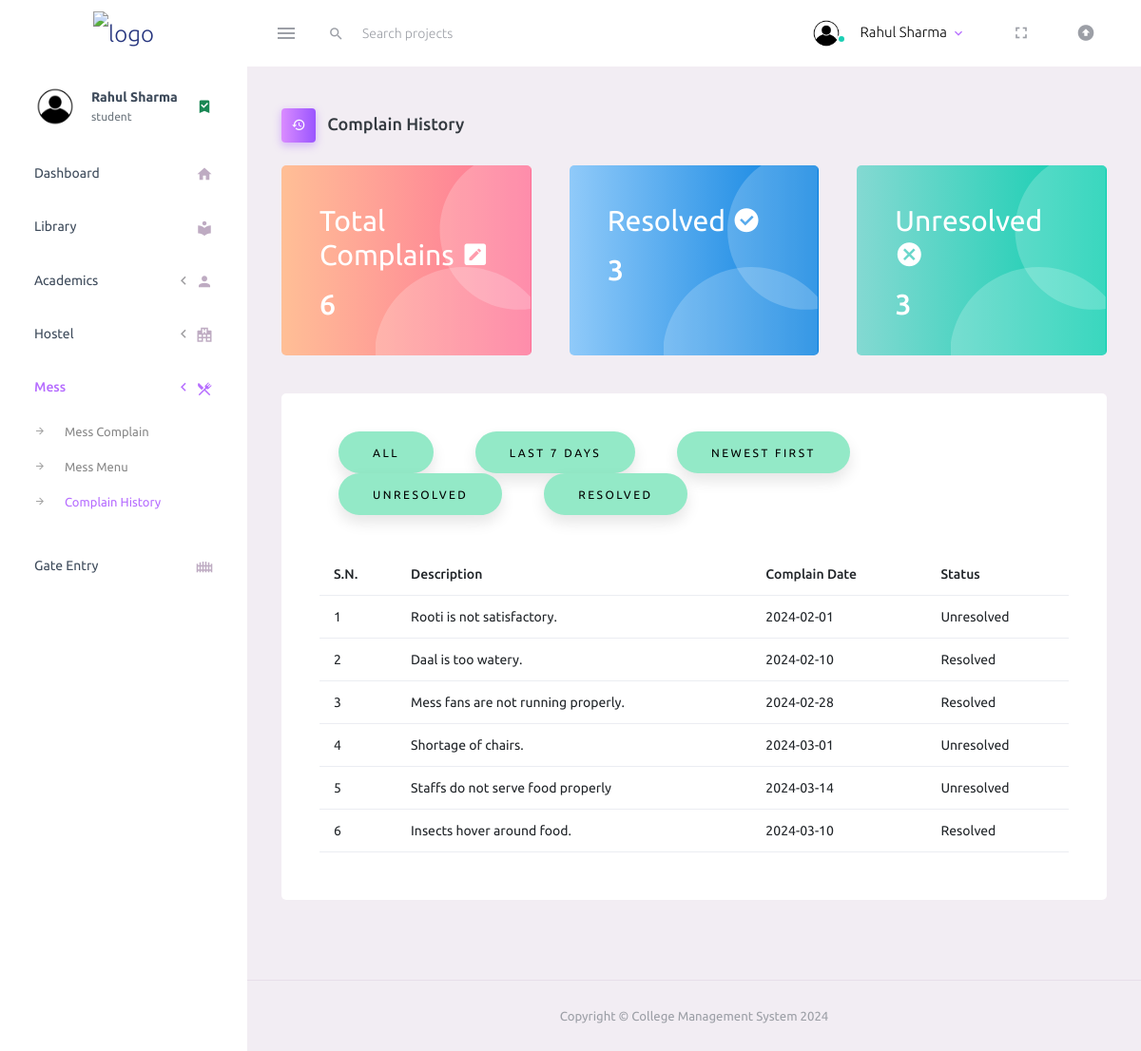
The page /dashboard/mess_complain_history.php (signed in) on the database its author committed.
### tables this page shows
create table MAKES_MESS(
	COMPLAIN_ID INT AUTO_INCREMENT PRIMARY KEY,
    DESCRIPTION varchar(100),
    ROLL_NO varchar(10),
    COMPLAIN_DATE date,
    STATUS varchar(20),
    foreign key(ROLL_NO) references STUDENT(ROLL_NO)
);

### dashboard/mess_complain_history.php (the view, shortened to what this page needs)
<?php
require_once "C:\\xampp\\htdocs\\CMS\\config.php";
$sql = "SELECT description, complain_date, status
      FROM makes_mess
      WHERE ROLL_NO = ?;";
$stmt = mysqli_prepare($conn, $sql);
mysqli_stmt_bind_param($stmt, "s", $param_id);
?>
<!DOCTYPE html>
<html lang="en">
<head>
  <link rel="stylesheet" href="http://localhost/Dashboard/assets/vendors/mdi/css/materialdesignicons.min.css">
  <link rel="stylesheet" href="http://localhost/Dashboard/assets/vendors/css/vendor.bundle.base.css">
  <link rel="stylesheet" href="http://localhost/Dashboard/assets/css/myStyle.css">
  <link rel="stylesheet" href="http://localhost/Dashboard/assets/css/style.css">
</head>
<body>
  <div class="container-scroller">
    <nav class="navbar default-layout-navbar col-lg-12 col-12 p-0 fixed-top d-flex flex-row">
      <div class="text-center navbar-brand-wrapper d-flex align-items-center justify-content-center">
        <a class="navbar-brand brand-logo" href="http://localhost/Dashboard/dashboard_student.php"><img src="images/cms.png" alt="logo" style="height: 50px; width:230px;"></a>
      </div>
      <div class="navbar-menu-wrapper d-flex align-items-stretch">
        <button class="navbar-toggler navbar-toggler align-self-center" type="button" data-toggle="minimize">
          <span class="mdi mdi-menu"></span>
        </button>
        <div class="search-field d-none d-md-block">
          <form class="d-flex align-items-center h-100" action="#">
            <div class="input-group">
              <div class="input-group-prepend bg-transparent">
                <i class="input-group-text border-0 mdi mdi-magnify"></i>
              </div>
              <input type="text" class="form-control bg-transparent border-0" placeholder="Search projects">
            </div>
          </form>
        </div>
        <ul class="navbar-nav navbar-nav-right">
          <li class="nav-item nav-profile dropdown">
            <a class="nav-link dropdown-toggle" id="profileDropdown" href="#" data-bs-toggle="dropdown" aria-expanded="false">
              <div class="nav-profile-img">
                <img src="assets/images/faces/account.png" alt="image">
                <span class="availability-status online"></span>
              </div>
              <div class="nav-profile-text">
                <p class="mb-1 text-black"><?php echo $_SESSION['name'] ?></p>
              </div>
            </a>
          </li>
          <li class="nav-item d-none d-lg-block full-screen-link">
            <a class="nav-link">
              <i class="mdi mdi-fullscreen" id="fullscreen-button"></i>
            </a>
          </li>
          <li class="nav-item d-none d-lg-block">
            <a class="nav-link" href="#">
              <i class="mdi mdi-arrow-up-bold-circle"></i>
            </a>
          </li>
        </ul>
      </div>
    </nav>
    <div class="container-fluid page-body-wrapper">
      <nav class="sidebar sidebar-offcanvas" id="sidebar">
        <ul class="nav">
          <li class="nav-item nav-profile">
            <a href="#" class="nav-link">
              <div class="nav-profile-image">
                <img src="assets/images/faces/account.png" alt="profile">
              </div>
              <div class="nav-profile-text d-flex flex-column">
                <span class="font-weight-bold mb-2"><?php echo $_SESSION['name'] ?></span>
                <span class="text-secondary text-small"><?php echo $_SESSION['user'] ?></span>
              </div>
              <i class="mdi mdi-bookmark-check text-success nav-profile-badge"></i>
            </a>
          </li>
          <li class="nav-item">
            <a class="nav-link" href="http://localhost/Dashboard/dashboard_student.php">
              <span class="menu-title">Dashboard</span>
              <i class="mdi mdi-home menu-icon"></i>
            </a>
          </li>
          <li class="nav-item">
            <a class="nav-link" href="http://localhost/Dashboard/library.php">
              <span class="menu-title">Library</span>
              <i class="mdi mdi-library menu-icon"></i>
            </a>
          </li>
          <li class="nav-item">
            <a class="nav-link" data-bs-toggle="collapse" href="#general-pages3" aria-expanded="false" aria-controls="general-pages3">
              <span class="menu-title">Academics</span>
              <i class="menu-arrow"></i>
              <i class="mdi mdi-account menu-icon"></i>
            </a>
          </li>
          <li class="nav-item">
            <a class="nav-link" data-bs-toggle="collapse" href="#general-pages1" aria-expanded="false" aria-controls="general-pages1">
              <span class="menu-title">Hostel</span>
              <i class="menu-arrow"></i>
              <i class="mdi mdi-hospital-building menu-icon"></i>
            </a>
          </li>
          <li class="nav-item">
            <a class="nav-link" data-bs-toggle="collapse" href="#general-pages2" aria-expanded="false" aria-controls="general-pages2">
              <span class="menu-title">Mess</span>
              <i class="menu-arrow"></i>
              <i class="mdi mdi-silverware-variant menu-icon"></i>
            </a>
            <div class="collapse" id="general-pages2">
              <ul class="nav flex-column sub-menu">
                <li class="nav-item"> <a class="nav-link" href="http://localhost/Dashboard/mess_complain.php"> Mess Complain </a></li>
                <li class="nav-item"> <a class="nav-link" href="http://localhost/Dashboard/mess_menu.php"> Mess Menu </a></li>
                <li class="nav-item"> <a class="nav-link" href="http://localhost/Dashboard/mess_complain_history.php"> Complain History </a></li>
              </ul>
            </div>
          </li>
          <li class="nav-item">
            <a class="nav-link" href="http://localhost/Dashboard/gate_entry.php">
              <span class="menu-title">Gate Entry</span>
              <i class="mdi mdi-gate menu-icon"></i>
            </a>
          </li>
        </ul>
      </nav>
      <div class="main-panel">
        <div class="content-wrapper">
          <div class="page-header">
            <h3 class="page-title">
              <span class="page-title-icon bg-gradient-primary text-white me-2">
                <i class="mdi mdi-history"></i>
              </span> Complain History
            </h3>
          </div>
          <?php
          if (mysqli_stmt_execute($stmt)) {
            $result = mysqli_stmt_get_result($stmt);
            $total_complains = 0;
            $total_resolved_complains = 0;
            $total_unresolved_complains = 0;
            if (mysqli_num_rows($result) > 0) {
              while ($row = mysqli_fetch_assoc($result)) {
                if ($row["status"] == "Resolved")
                  $total_resolved_complains = $total_resolved_complains + 1;
                if ($row["status"] == "Unresolved")
                  $total_unresolved_complains = $total_unresolved_complains + 1;
                $total_complains = $total_complains + 1;
              }
            }
          }
          ?>
          <div class="row">
            <div class="col-md-4 stretch-card grid-margin">
              <div class="card bg-gradient-danger card-img-holder text-white" style="height: 200px;">
                <div class="card-body">
                  <img src="assets/images/dashboard/circle.svg" class="card-img-absolute" alt="circle-image" />
                  <h2 class="font-weight-normal mb-3">Total Complains <i class="mdi mdi-pencil-box mdi-30px float-right"></i>
                  </h2>
                  <h2 class="mb-5"><?php echo $total_complains ?></h2>
                </div>
              </div>
            </div>
            <div class="col-md-4 stretch-card grid-margin">
              <div class="card bg-gradient-info card-img-holder text-white" style="height: 200px;">
                <div class="card-body">
                  <img src="assets/images/dashboard/circle.svg" class="card-img-absolute" alt="circle-image" />
                  <h2 class="font-weight-normal mb-3">Resolved <i class="mdi mdi-check-circle mdi-30px float-right"></i>
                  </h2>
                  <h2 class="mb-5"><?php echo $total_resolved_complains ?></h2>
                </div>
              </div>
            </div>
            <div class="col-md-4 stretch-card grid-margin">
              <div class="card bg-gradient-success card-img-holder text-white" style="height: 200px;">
                <div class="card-body">
                  <img src="assets/images/dashboard/circle.svg" class="card-img-absolute" alt="circle-image" />
                  <h2 class="font-weight-normal mb-3">Unresolved <i class="mdi mdi-close-circle mdi-30px float-right"></i>
                  </h2>
                  <h2 class="mb-5"><?php echo $total_unresolved_complains ?></h2>
                </div>
              </div>
            </div>
          </div>
          <div class="row">
            <div class="col-lg-12 grid-margin stretch-card">
              <div class="card">
                <div class="card-body">
                  <table class="table">
                    <div class="col-12 grid-margin">
                      <div class="template-demo">
                        <form action="" method="get">
                          <button type="submit" class="button" name="filter" value="all">All</button>
                          <button type="submit" class="button" name="filter" value="last7days">Last 7 Days</button>
                          <button type="submit" class="button" name="filter" value="newestFirst">Newest First</button>
                          <button type="submit" class="button" name="filter" value="unresolved">Unresolved</button>
                          <button type="submit" class="button" name="filter" value="resolved">Resolved</button>
                        </form>
                      </div>
                    </div>
                    <thead>
                      <tr>
                        <th>S.N.</th>
                        <th>Description</th>
                        <th>Complain Date</th>
                        <th>Status</th>
                      </tr>
                    </thead>
                    <tbody>
                      <?php
                      if (mysqli_stmt_execute($stmt)) {
                        $result = mysqli_stmt_get_result($stmt);
                        if (mysqli_num_rows($result) > 0) {
                          $sno = 1;
                          while ($row = mysqli_fetch_assoc($result)) {
                            echo "<tr>";
                            echo "<td>" . $sno . "</td>";
                            echo "<td>" . $row["description"] . "</td>";
                            echo "<td>" . $row["complain_date"] . "</td>";
                            echo "<td>" . $row["status"] . "</td>";
                            echo "</tr>";
                            $sno = $sno + 1;
                          }
                        } else {
                          $flag = 1;
                        }
                      }
                      ?>
                    </tbody>
                  </table>
                </div>
              </div>
            </div>
          </div>
        </div>
        <footer class="footer">
          <div class="container-fluid d-flex justify-content-center">
            <span class="text-muted d-block text-center text-sm-start d-sm-inline-block">Copyright © College Management System 2024</span>
          </div>
        </footer>
      </div>
    </div>
  </div>
</body>
</html>

### dashboard/assets/css/myStyle.css (style rules this page uses)
.button { padding: 1.3em 3em; margin-inline: 20px; font-size: 12px; text-transform: uppercase; letter-spacing: 2.5px; font-weight: 500; color: #000; background-color: #93e9c7; border: none; border-radius: 45px; box-shadow: 0px 8px 15px rgba(0, 0, 0, 0.1); transition: all 0.3s ease 0s; cursor: pointer; outline: none; }

### rows shown on the page
makes_mess: DESCRIPTION "Rooti is not satisfactory.", COMPLAIN_DATE "2024-02-01", STATUS "Unresolved"
makes_mess: DESCRIPTION "Daal is too watery.", COMPLAIN_DATE "2024-02-10", STATUS "Resolved"
makes_mess: DESCRIPTION "Mess fans are not running properly.", COMPLAIN_DATE "2024-02-28", STATUS "Resolved"
makes_mess: DESCRIPTION "Shortage of chairs.", COMPLAIN_DATE "2024-03-01", STATUS "Unresolved"
makes_mess: DESCRIPTION "Staffs do not serve food properly", COMPLAIN_DATE "2024-03-14", STATUS "Unresolved"
makes_mess: DESCRIPTION "Insects hover around food.", COMPLAIN_DATE "2024-03-10", STATUS "Resolved"

### other values the page prints
$_SESSION['name'] "Rahul Sharma"
$_SESSION['user'] "student"
$total_complains "6"
$total_resolved_complains "3"
$total_unresolved_complains "3"
